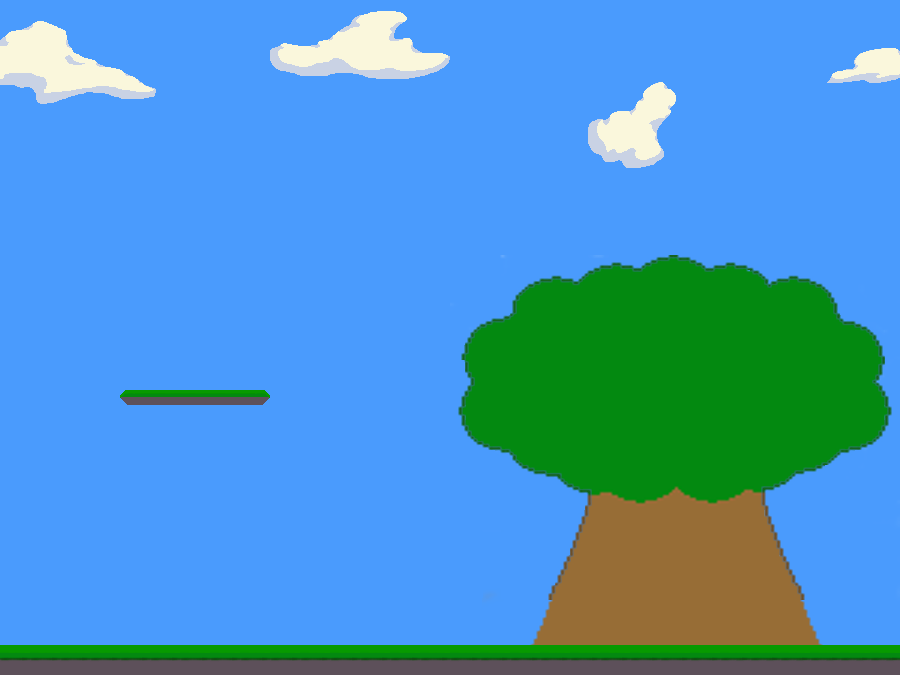

Tiled map render using the project's own tile images. Description and the map definition, with tile-layer contents summarised, below:
An orthogonal 60x45 tile map with 15x15 px tiles, 3 tile layers (Background, Tree_Background, Ground), 7 tilesets.

<map version="1.0" orientation="orthogonal" width="60" height="45" tilewidth="15" tileheight="15">
 <tileset firstgid="1" name="sky" tilewidth="15" tileheight="15">
  <image source="sky.png" width="400" height="400" />
 </tileset>
 <tileset firstgid="677" name="grass_platform1" tilewidth="15" tileheight="15">
  <image source="grass_platform1.png" width="30" height="30" />
 </tileset>
 <tileset firstgid="681" name="grass_platform_end1" tilewidth="15" tileheight="15">
  <image source="grass_platform_end1.png" width="15" height="15" />
 </tileset>
 <tileset firstgid="682" name="grass_platform_middle" tilewidth="15" tileheight="15">
  <image source="grass_platform_middle.png" width="15" height="15" />
 </tileset>
 <tileset firstgid="683" name="grass_platform_end2" tilewidth="15" tileheight="15">
  <image source="grass_platform_end2.png" width="15" height="15" />
 </tileset>
 <tileset firstgid="684" name="tree_background" tilewidth="15" tileheight="15">
  <image source="tree_background.png" width="450" height="400" />
 </tileset>
 <tileset firstgid="1464" name="tree_ground" tilewidth="15" tileheight="15">
  <image source="tree_ground.png" width="450" height="400" />
 </tileset>
 <layer name="Background" width="60" height="45">
  <data>[2700 cells, 2700 non-empty, 219 distinct tile ids]</data>
 </layer>
 <layer name="Tree_Background" width="60" height="45">
  <data>[2700 cells, 780 non-empty, 780 distinct tile ids]</data>
 </layer>
 <layer name="Ground" width="60" height="45">
  <data>[2700 cells, 172 non-empty, 107 distinct tile ids]</data>
 </layer>
</map>
